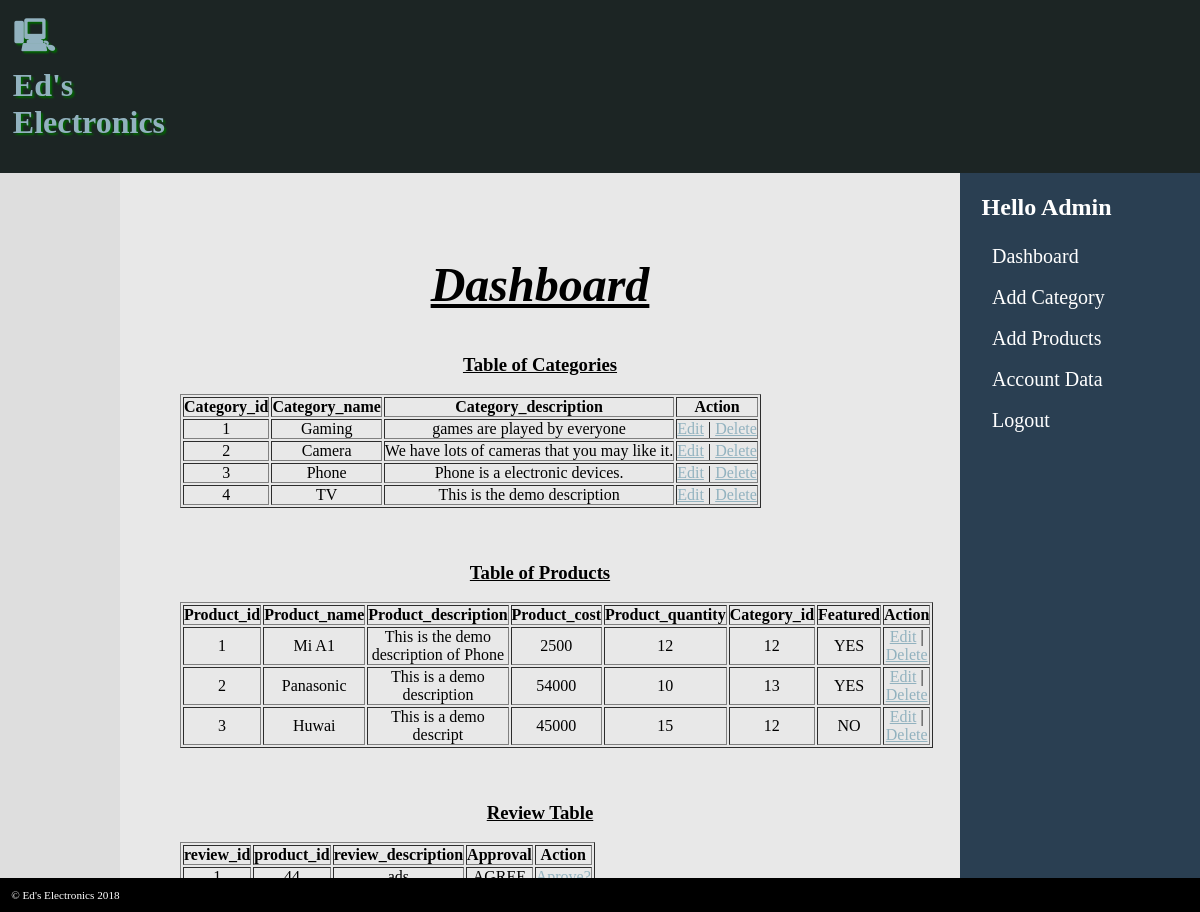
The page /Admin/mainAdmin.php (signed in) on the database its author committed.
### tables this page shows
CREATE TABLE `categories_db` (
  `category_id` int(11) NOT NULL,
  `category_name` varchar(255) NOT NULL,
  `category_description` varchar(255) NOT NULL
);

CREATE TABLE `products_db` (
  `product_id` int(11) NOT NULL,
  `product_name` varchar(255) NOT NULL,
  `product_description` varchar(255) NOT NULL,
  `product_cost` int(11) NOT NULL,
  `product_quantity` int(11) NOT NULL,
  `category_id` int(11) NOT NULL,
  `featured` varchar(255) NOT NULL
);

CREATE TABLE `review_table` (
  `review_id` int(11) NOT NULL,
  `product_id` int(11) NOT NULL,
  `approval` varchar(255) NOT NULL,
  `review_description` varchar(255) NOT NULL
);

### Admin/mainAdmin.php (the view, shortened to what this page needs)
<?php
	require '../database_link.php';
	require '../footer.php';
?>
<!DOCTYPE html>
<html>
<head>
	<?php
		require 'adminHeader.php';
		require 'adminMenu.php';
	?>
	<main>
		<font size="10" style="text-align: center;"><p><strong><u><em>Dashboard</strong></em></u></p></font><br>
		<?php
			$variety = $pdo->prepare("SELECT * FROM categories_db");
			$variety->execute();
 		?>
 		<div>
 			<font style="text-align: center;"><u><h3>Table of Categories</h3></u></font><br>
 			<table border="1px"style="text-align: center;" >
 			<tr>
 				<th>Category_id</th>
 				<th>Category_name</th>
 				<th>Category_description</th>
 				<th>Action</th>
 			</tr>
 		<?php $id=1;
 			foreach ($variety as $categoryShow)
 			{
 				echo '<tr>';
 				echo '<td>'.$id++.'</td>';
 				echo '<td>'.$categoryShow['category_name'].'</td>';
 				echo '<td>'.$categoryShow['category_description'].'</td>';
 				echo '<td><a href="editCategories.php?catedit_id='. $categoryShow['category_id'] .'">Edit</a> | <a href="deleteCategory.php?catdel_id='. $categoryShow['category_id'] .'">Delete</a> </td>';
 				echo '</tr>';
 			}
 		?>
			</table>
		</div>
		<br><br><br>
 		<?php
			$producto = $pdo->prepare("SELECT * FROM products_db");
			$producto->execute();
 		?>
 		<div>
 			<font style="text-align: center;"><u><h3>Table of Products</h3></u></font><br>
 			<table border="1px" style="text-align: center;">
	 			<tr>
	 				<th>Product_id</th>
	 				<th>Product_name</th>
			 		<th>Product_description</th>
			 		<th>Product_cost</th>
			 		<th>Product_quantity</th>
			 		<th>Category_id</th>
			 		<th>Featured</th>
			 		<th>Action</th>
	 			</tr>
		 		<?php $id=1;
		 			foreach ($producto as $productShow){
		 				echo '<tr>';
		 				echo '<td>'.$id++.'</td>';
		 				echo '<td>'.$productShow['product_name'].'</td>';
		 				echo '<td>'.$productShow['product_description'].'</td>';
		 				echo '<td>'.$productShow['product_cost'].'</td>';
		 				echo '<td>'.$productShow['product_quantity'].'</td>';
		 				echo '<td>'.$productShow['category_id'].'</td>';
		 				echo '<td>'.$productShow['featured'].'</td>';
		 				echo '<td><a href="editProduct.php?prodedit_id='. $productShow['product_id'] .'">Edit</a> | <a href="deleteProduct.php?proddel_id='. $productShow['product_id'] .'">Delete</a> </td>';
		 				echo '</tr>';
		 			}
		 		?>
			</table>
		</div><br><br><br>
	<?php
		$reviewTab = $pdo->prepare("SELECT * FROM review_table");
		$reviewTab->execute();
	?>
	<div>
		<font style="text-align: center;"><u><h3>Review Table</h3></u></font><br>
		<table border="1px" style="text-align: center;">
		<tr>
			<th>review_id</th>
			<th>product_id</th>
			<th>review_description</th>
			<th>Approval</th>
			<th>Action</th>
		</tr>
		<?php $id=1;
			foreach ($reviewTab as $reviewShow) {
				echo '<tr>';
				echo '<td>'. $id++ .'</td>';
				echo '<td>'. $reviewShow['product_id'] .'</td>';
				echo '<td>'. $reviewShow['review_description'] .'</td>';
				echo '<td>'.$reviewShow['approval'].'</td>';
				echo '<td><a href="reviewAccept.php?review_id='. $reviewShow['review_id'] .'">Aprove?</a></td>';
		 		echo '</tr>';
			}
		?>
		</table>
	</div>
	</main>
	<?php require '../footer.php';  ?>
</body>
</html>

### footer.php
<footer class="foot">
	&copy; Ed's Electronics 2018
</footer>

### Admin/adminHeader.php (shortened to what this page needs)
<link rel="stylesheet" href="adminStyle.css" />
</head>
<body>
	<header>
		<h1>Ed's Electronics</h1>
	</header>

### Admin/adminMenu.php
<aside>
	<h1>Hello Admin</h1>
	<ul class="adminMenu">
		<li><a href="mainAdmin.php">Dashboard</a></li><br>
		<li><a href="addCategory.php">Add Category</a></li><br>
		<li><a href="addProduct.php">Add Products</a></li><br>
		<li><a href="userDisplay.php">Account Data</a></li><br>
		<li><a href="../userLogout.php">Logout</a><br>
	</ul>
</aside>

### Admin/adminStyle.css (style rules this page uses)
* { margin: 0; padding: 0; }
body { background-color: #DEDEDE; font-family: 'Oxygen-Regular'; display: grid; grid-template-columns: 10% 70% 20%; grid-template-rows: auto; grid-template-areas: "header header header" "img img aside" ". main aside" "footer footer footer"; }
h1 { font-family: 'Audiowide', cursive; margin: 0.4em; }
header h1:before { content: "\1F5B3"; font-family: 'hack'; padding-right: 0.4em; }
header h1 { color: #92B2BF; text-shadow: 2px 2px 2px darkgreen; }
main { min-height: 20vh; grid-area: main; padding: 5vw; background-color: #E8E8E8; }
header { background-color: #1C2524; grid-area: header; }
main h1, main a { color: #92B2BF; }
aside { background-color: #2A3F52; min-height: 20px; grid-area: aside; padding: 1vw; color: white; }
aside ul { list-style-type: none; margin-bottom: 1em; }
aside li { padding-left: 20px; }
aside > ul > li { font-size: 20px; }
aside a { color: white; text-decoration: none }
footer { color: white; padding: 1em; background-color: black; font-size: 0.7em; grid-area: footer; }
header { display: grid; grid-template-columns: 10% 80% 10%; }
h1 { font-weight: bold; margin-bottom: 1em; }
p { margin-top: 0.5em; margin-bottom: 0.5em; }

### rows shown on the page
categories_db: category_name "Gaming", category_description "games are played by everyone"
categories_db: category_name "Camera", category_description "We have lots of cameras that you may like it."
categories_db: category_name "Phone", category_description "Phone is a electronic devices."
categories_db: category_name "TV", category_description "This is the demo description"
products_db: product_name "Mi A1", product_description "This is the demo description of Phone", product_cost "2500", product_quantity "12", category "12", featured "YES"
products_db: product_name "Panasonic", product_description "This is a demo description", product_cost "54000", product_quantity "10", category "13", featured "YES"
products_db: product_name "Huwai", product_description "This is a demo descript", product_cost "45000", product_quantity "15", category "12", featured "NO"
review_table: product "44", review_description "ads", approval "AGREE"
